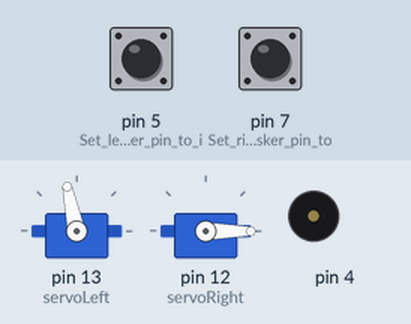
Recording of a sketch running on a simulated Arduino Uno, built with avr-gcc and run on an emulated ATmega328P. Parts: 2 × servo, buzzer (waves = sounding). Inputs (shaded band) come from the test bench; at power-on: pin 5 (Set_left_whisker_pin_to_i) HIGH, pin 7 (Set_right_whisker_pin_to) HIGH.

Above: at 2.2 s.
2.3 s: pin 5 (Set_left_whisker_pin_to_i) pulled LOW for 1 s
At 2.45 s:
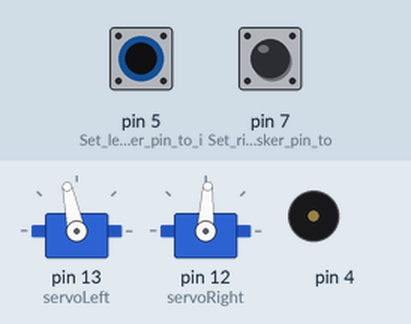
5.0 s: pin 7 (Set_right_whisker_pin_to) pulled LOW for 3.2 s
At 9.2 s:
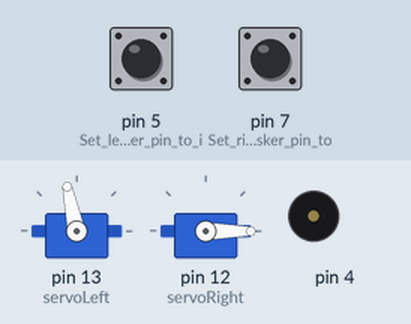
Timing chart, 0 to 10.7 s (numbered marks = the images above; inputs shaded):
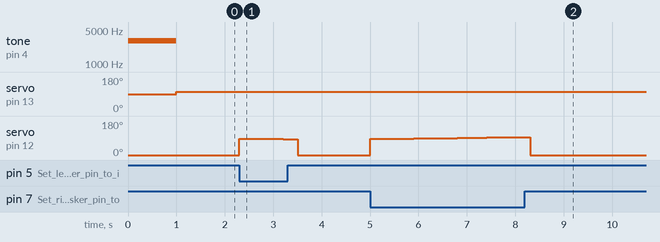

The sketch:

Servo16.ino
```cpp
/* Servo16 */
/* 로봇이 시계 방향으로 원 주행을 하다가
 *  바깥쪽 더듬이가 터치될 때마다 큰 원을 그리고
안쪽 더듬이가 터치될 떄마다 작은 원을 그리는데
작은 원은 오른쪽 바퀴가 정지할 때까지,
큰 원은 직선이 될 때까지만 변하도록 */
#include <Servo.h> //Include servo library
Servo servoLeft; // Declare left and right servos
Servo servoRight;
int speed; // Right speed

void setup() { // Built-in initialization block
  pinMode(7, INPUT); // Set right whisker pin to input
  pinMode(5, INPUT); // Set left whisker pin to input

  tone(4, 3000, 1000); // Play tone for 1 second
  delay(1000); // Delay to finish tone

  servoLeft.attach(13); // Attach left signal to pin 13
  servoRight.attach(12); // Attach right signal to pin 12
  speed = 1450;
}

void loop() { // Main loop auto-repeats
  byte wLeft = digitalRead(5); // Copy left result to wLeft
  byte wRight = digitalRead(7); // Copy right result to wRight

  // Whisker Navigation
  if(wLeft == 0) { // If only left whisker contac
    if(speed > 1400)
      speed -= 10;
    servoLeft.writeMicroseconds(1600); // Left wheel counterclockwise
    servoRight.writeMicroseconds(speed); // Right wheel clockwise
    delay(300);
  }
  else if(wRight == 0) { // If only right whisker contact
    if(speed < 1500)
      speed += 10;
      servoLeft.writeMicroseconds(1600); // Left wheel counterclockwise
      servoRight.writeMicroseconds(speed); // Right wheel clockwise
      delay(300);
  }
  else {
    servoLeft.writeMicroseconds(1600); // Left wheel counterclockwise
    servoRight.writeMicroseconds(1500-speed); // Right wheel clockwise
    delay(100);
  }
}
```

Measured:
- after the input at 2.3 s, servo on pin 12 (servoRight): 0° → 87° at once, → 86° 0.30 s later, → 85° 0.30 s later, → 84° 0.30 s later, … (5 changes in this stretch)
- after the input at 5.0 s, servo on pin 12 (servoRight): rises from 0° to 93° in 2.4 s, then falls to 0° in 0.90 s
